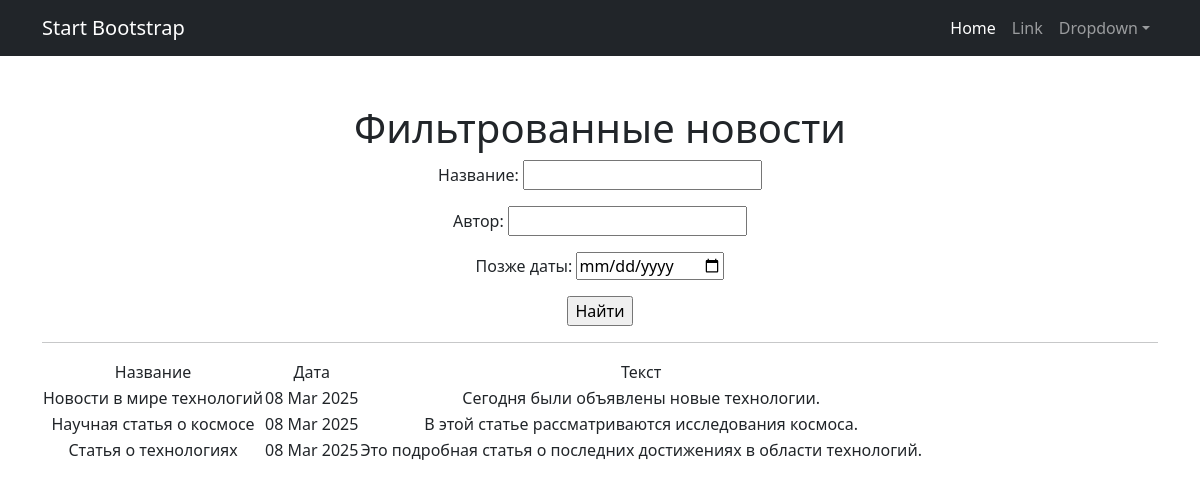
Page /news/search/ on the earlier database version.
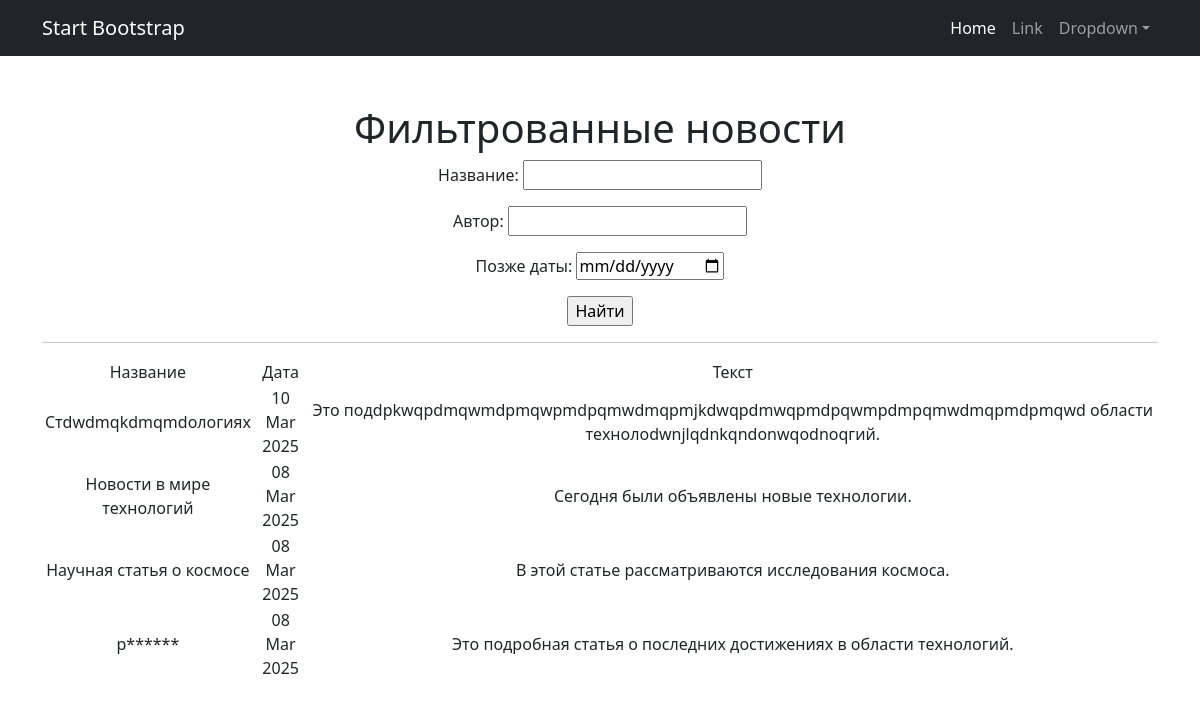
Same page on the later database version.
### news/models.py (models this page shows, shortened)
class Post(models.Model):
    ARTICLE = 'AR'
    NEWS = 'NW'
    POST_TYPES = [
        (ARTICLE, 'Статья'),
        (NEWS, 'Новость'),
    ]
    author = models.ForeignKey(Author, on_delete=models.CASCADE)
    post_type = models.CharField(max_length=2, choices=POST_TYPES, default=ARTICLE)
    created_at = models.DateTimeField(auto_now_add=True)
    categories = models.ManyToManyField(Category, through='PostCategory')
    title = models.CharField(max_length=255)
    content = models.TextField()
    rating = models.IntegerField(default=0)

### news/views.py (the view)
# urls.py: path('news/search/', PostsSearch.as_view(), name='post_search'),
class PostsSearch(ListView):
    model = Post
    ordering = '-created_at'
    template_name = 'posts_search.html'
    context_object_name = 'posts'
    paginate_by = 10
    def get_queryset(self):
        queryset = super().get_queryset()
        self.filterset = ProductFilter(self.request.GET, queryset)
        return self.filterset.qs
    def get_context_data(self, **kwargs):
        context = super().get_context_data(**kwargs)
        context['filterset'] = self.filterset
        return context

### news/templatetags/custom_filters.py (called while the page is built)
@register.filter()
def censor(value):
    if not isinstance(value, str):
        raise ValueError('Фильтр "censor" может быть применён только к строкам.')
    def replace(word):
        if word.lower() in BAD_WORDS:
            return word[0] + '*' * (len(word) - 1)
        return word
    censored_words = [replace(word) for word in value.split()]
    return ' '.join(censored_words)

### templates/posts_search.html (shortened to what this page needs)
{% extends 'flatpages/default.html' %}
{% load custom_filters %}
{% block content %}
   <h1>Фильтрованные новости</h1>
    <form action="" method="get">
        {{ filterset.form.as_p }}
        <input type="submit" value="Найти" />
    </form>
   <hr>
   {% if posts %}
       <table>
           <tr>
               <td>Название</td>
               <td>Дата</td>
               <td>Текст</td>
           </tr>
           {% for post in posts %}
           <tr>
               <td>{{ post.title|censor }}</td>
               <td>{{ post.created_at|date:'d M Y' }}</td>
               <td>{{ post.content|truncatewords:20|censor }}</td>
           </tr>
           {% endfor %}
       </table>
   {% else %}
       <h2>Новостей нет!</h2>
   {% endif %}
{% endblock content %}

Differences in the rows shown:
added Post: title|censor "Стdwdmqkdmqmdологиях", created_at "10 Mar 2025", content|censor "Это подdpkwqpdmqwmdpmqwpmdpqmwdmqpmjkdwqpdmwqpmdpqwmpdmpqmwdmqpmdpmqwd области технолоdwnjlqdnkqndonwqodnoqгий."
changed Post "Это подробная статья о последних достижениях в области технологий.": title|censor "Статья о технологиях" → "р******"
